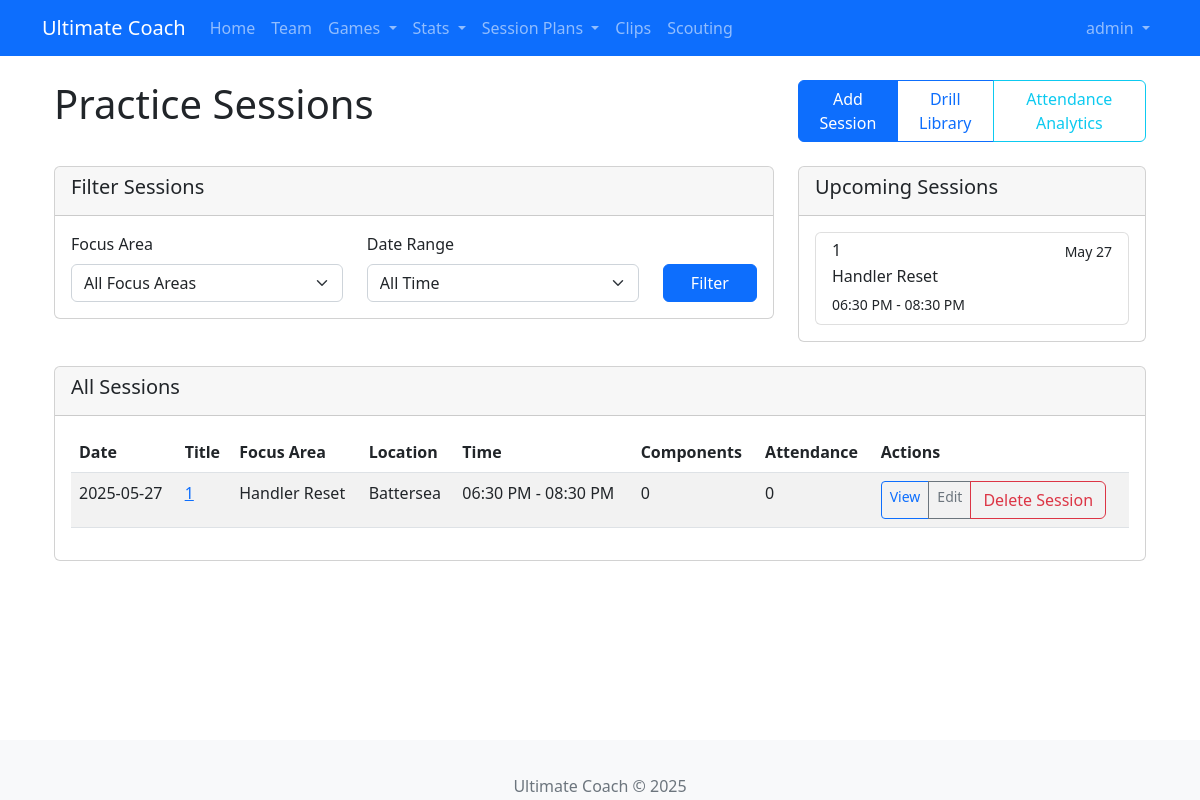
The app's page /sessions/ (signed in) with its own data.
### app/models/user.py (models this page shows, shortened)
class User(UserMixin, db.Model):
    id = db.Column(db.Integer, primary_key=True)
    username = db.Column(db.String(64), unique=True, nullable=False)
    email = db.Column(db.String(120), unique=True, nullable=False)
    password_hash = db.Column(db.String(128))
    role = db.Column(db.String(20), default='user')  # Add this line
    is_admin = db.Column(db.Boolean, default=False)
    created_at = db.Column(db.DateTime, default=datetime.utcnow)
    created_drills = db.relationship('SavedDrill', backref='creator', lazy='dynamic')
    player_profile = db.relationship('Player', back_populates='user_account', uselist=False)

### app/models/session.py (models this page shows, shortened)
class SessionPlan(db.Model):
    id = db.Column(db.Integer, primary_key=True)
    title = db.Column(db.String(100), nullable=False)
    date = db.Column(db.Date, nullable=True)
    start_time = db.Column(db.Time, nullable=True)
    end_time = db.Column(db.Time, nullable=True)
    location = db.Column(db.String(100), nullable=True)
    focus_area = db.Column(db.String(100), nullable=True)
    notes = db.Column(db.Text, nullable=True)
    is_recurring = db.Column(db.Boolean, default=False)
    recurrence_pattern = db.Column(db.String(20), nullable=True)
    created_at = db.Column(db.DateTime, default=datetime.utcnow)
    updated_at = db.Column(db.DateTime, default=datetime.utcnow, onupdate=datetime.utcnow)
    components = db.relationship('SessionComponent', back_populates='session',
                               lazy='dynamic', cascade='all, delete-orphan')
    attendances = db.relationship('Attendance', back_populates='session',
                                lazy='dynamic', cascade='all, delete-orphan')
    rsvps = db.relationship('SessionRSVP', back_populates='session',
                           lazy='dynamic', cascade='all, delete-orphan')
    @property
    def component_count(self):
        return self.components.count()
    @property
    def attendance_count(self):
        return self.attendances.count()
    @property
    def formatted_time(self):
        if self.start_time and self.end_time:
            return f"{self.start_time.strftime('%I:%M %p')} - {self.end_time.strftime('%I:%M %p')}"
        return 'No time set'

### app/routes/session.py (the view, shortened to what this page needs)
@bp.route('/')
@login_required
def index():
    form = SessionFilterForm()
    focus_area = request.args.get('focus_area', '')
    date_range = request.args.get('date_range', 'all')
    if focus_area:
        form.focus_area.data = focus_area
    if date_range:
        form.date_range.data = date_range
    query = SessionPlan.query
    if focus_area:
        query = query.filter(SessionPlan.focus_area == focus_area)
    sessions = query.order_by(SessionPlan.date.desc()).all()
    upcoming_sessions = SessionPlan.query.filter(
        SessionPlan.date >= datetime.now().date()
    ).order_by(SessionPlan.date).limit(5).all()
    return render_template(
        'session/index.html',
        sessions=sessions,
        upcoming_sessions=upcoming_sessions,
        form=form
    )

### app/forms/session.py
class SessionFilterForm(FlaskForm):
    focus_area = SelectField('Focus Area', validators=[Optional()])
    date_range = SelectField('Date Range', choices=[
        ('all', 'All Time'),
        ('past_week', 'Past Week'),
        ('past_month', 'Past Month'),
        ('past_year', 'Past Year')
    ], validators=[Optional()])
    submit = SubmitField('Filter')
    def __init__(self, *args, **kwargs):
        super(SessionFilterForm, self).__init__(*args, **kwargs)
        from app.models.session import SessionPlan
        focus_areas = db.session.query(SessionPlan.focus_area).distinct().all()
        self.focus_area.choices = [('', 'All Focus Areas')] + \
                                [(fa[0], fa[0]) for fa in focus_areas if fa[0]]

### app/models/user.py (called while the page is built)
@login.user_loader
def load_user(id):
    return User.query.get(int(id))

### app/routes/session.py (called while the page is built)
@bp.before_request
def before_request():
    if 'static' in request.path:
        current_app.logger.debug(f"Static file request: {request.path}")

### app/templates/session/index.html (shortened to what this page needs)
{% extends "base.html" %}
{% block content %}
<div class="container">
    <div class="row mb-4">
        <div class="col-md-8">
            <h1>Practice Sessions</h1>
        </div>
        <div class="col-md-4 text-end">
            <div class="btn-group">
                <a href="{{ url_for('session.add_session') }}" class="btn btn-primary">Add Session</a>
                <a href="{{ url_for('session.drills') }}" class="btn btn-outline-primary">Drill Library</a>
                <a href="{{ url_for('session.attendance_analytics') }}" class="btn btn-outline-info">Attendance Analytics</a>
            </div>
        </div>
    </div>
    <div class="row mb-4">
        <div class="col-md-8">
            <div class="card">
                <div class="card-header">
                    <h5>Filter Sessions</h5>
                </div>
                <div class="card-body">
                    <form method="get" action="{{ url_for('session.index') }}">
                        <div class="row">
                            <div class="col-md-5">
                                {{ form.focus_area.label(class="form-label") }}
                                {{ form.focus_area(class="form-select") }}
                            </div>
                            <div class="col-md-5">
                                {{ form.date_range.label(class="form-label") }}
                                {{ form.date_range(class="form-select") }}
                            </div>
                            <div class="col-md-2">
                                <label class="form-label">&nbsp;</label>
                                <button type="submit" class="btn btn-primary w-100">Filter</button>
                            </div>
                        </div>
                    </form>
                </div>
            </div>
        </div>
        <div class="col-md-4">
            <div class="card">
                <div class="card-header">
                    <h5>Upcoming Sessions</h5>
                </div>
                <div class="card-body">
                    {% if upcoming_sessions %}
                    <div class="list-group">
                        {% for session in upcoming_sessions %}
                        <a href="{{ url_for('session.detail', session_id=session.id) }}" class="list-group-item list-group-item-action">
                            <div class="d-flex w-100 justify-content-between">
                                <h6 class="mb-1">{{ session.title }}</h6>
                                <small>{{ session.date.strftime('%b %d') }}</small>
                            </div>
                            <p class="mb-1">{{ session.focus_area }}</p>
                            <small>{{ session.formatted_time }}</small>
                        </a>
                        {% endfor %}
                    </div>
                    {% else %}
                    <p class="text-center">No upcoming sessions scheduled.</p>
                    {% endif %}
                </div>
            </div>
        </div>
    </div>
    <div class="row">
        <div class="col-12">
            <div class="card">
                <div class="card-header">
                    <h5>All Sessions</h5>
                </div>
                <div class="card-body">
                    {% if sessions %}
                    <div class="table-responsive">
                        <table class="table table-striped">
                            <thead>
                                <tr>
                                    <th>Date</th>
                                    <th>Title</th>
                                    <th>Focus Area</th>
                                    <th>Location</th>
                                    <th>Time</th>
                                    <th>Components</th>
                                    <th>Attendance</th>
                                    <th>Actions</th>
                                </tr>
                            </thead>
                            <tbody>
                                {% for session in sessions %}
                                <tr>
                                    <td>{{ session.date.strftime('%Y-%m-%d') if session.date else 'No date' }}</td>
                                    <td>
                                        <a href="{{ url_for('session.detail', session_id=session.id) }}">
                                            {{ session.title }}
                                        </a>
                                    </td>
                                    <td>{{ session.focus_area }}</td>
                                    <td>{{ session.location }}</td>
                                    <td>{{ session.formatted_time }}</td>
                                    <td>{{ session.component_count }}</td>
                                    <td>{{ session.attendance_count }}</td>
                                    <td>
                                        <div class="btn-group">
                                            <a href="{{ url_for('session.detail', session_id=session.id) }}" class="btn btn-sm btn-outline-primary">View</a>
                                            <a href="{{ url_for('session.edit_session', session_id=session.id) }}" class="btn btn-sm btn-outline-secondary">Edit</a>
                                            <button onclick="deleteSession({{ session.id }})" class="btn btn-outline-danger">
                                                 Delete Session
                                            </button>
                                        </div>
                                    </td>
                                </tr>
                                {% endfor %}
                            </tbody>
                        </table>
                    </div>
                    {% else %}
                    <p class="text-center">No sessions found. <a href="{{ url_for('session.add_session') }}">Add a session</a> to get started.</p>
                    {% endif %}
                </div>
            </div>
        </div>
    </div>
</div>
{% endblock %}

### app/templates/base.html (shortened to what this page needs)
<!DOCTYPE html>
<html lang="en">
<head>
    <link rel="stylesheet" href="https://cdn.jsdelivr.net/npm/bootstrap@5.2.3/dist/css/bootstrap.min.css">
    <link rel="stylesheet" href="https://cdn.jsdelivr.net/npm/bootstrap-icons@1.10.5/font/bootstrap-icons.css">
    <link rel="stylesheet" href="{{ url_for('static', filename='css/main.css') }}">
</head>
<body>
    <nav class="navbar navbar-expand-lg navbar-dark bg-primary">
        <div class="container">
            <a class="navbar-brand" href="{{ url_for('main.index') }}">Ultimate Coach</a>
            <div class="collapse navbar-collapse" id="navbarNav">
                <ul class="navbar-nav me-auto">
                    <li class="nav-item">
                        <a class="nav-link" href="{{ url_for('main.index') }}"
                           data-bs-toggle="tooltip" data-bs-placement="bottom"
                           title="Return to homepage">Home</a>
                    </li>
                    <li class="nav-item">
                        <a class="nav-link" href="{{ url_for('team.index') }}"
                           data-bs-toggle="tooltip" data-bs-placement="bottom"
                           title="Manage team roster">Team</a>
                    </li>
                    <li class="nav-item dropdown">
                        <a class="nav-link dropdown-toggle" href="#" id="gamesDropdown"
                           role="button" data-bs-toggle="dropdown" aria-expanded="false"
                           data-bs-toggle="tooltip" data-bs-placement="bottom"
                           title="Manage games and tournaments">
                            Games
                        </a>
                    </li>
                    <li class="nav-item dropdown">
                        <a class="nav-link dropdown-toggle" href="#" id="statsDropdown"
                           role="button" data-bs-toggle="dropdown" aria-expanded="false"
                           data-bs-toggle="tooltip" data-bs-placement="bottom"
                           title="View comprehensive statistics and analytics">
                            Stats
                        </a>
                    </li>
                    <li class="nav-item dropdown">
                        <a class="nav-link dropdown-toggle" href="#" role="button" data-bs-toggle="dropdown">
                            Session Plans
                        </a>
                    </li>
                    <li class="nav-item">
                        <a class="nav-link" href="{{ url_for('clip.index') }}"
                           data-bs-toggle="tooltip" data-bs-placement="bottom"
                           title="Manage video clips">Clips</a>
                    </li>
                    <li class="nav-item">
                        <a class="nav-link" href="{{ url_for('scouting.index') }}"
                           data-bs-toggle="tooltip" data-bs-placement="bottom"
                           title="View scouting reports">Scouting</a>
                    </li>
                </ul>
                {% if current_user.is_authenticated %}
                <ul class="navbar-nav">
                    <li class="nav-item dropdown">
                        <a class="nav-link dropdown-toggle" href="#" id="userDropdown"
                           role="button" data-bs-toggle="dropdown" aria-expanded="false">
                            {{ current_user.username }}
                        </a>
                    </li>
                </ul>
                {% endif %}
            </div>
        </div>
    </nav>
    <div class="container mt-4">
        {% block content %}{% endblock %}
    </div>
    <footer class="footer mt-5 py-3 bg-light">
        <div class="container text-center">
            <span class="text-muted">Ultimate Coach &copy; 2025</span>
        </div>
    </footer>
</body>
</html>

### app/static/css/main.css (style rules this page uses)
body { padding-bottom: 60px; }
.footer { position: fixed; bottom: 0; width: 100%; height: 60px; line-height: 60px; background-color: #f5f5f5; }

### records on screen
User: username "admin"
SessionPlan: title "1", date "May 27", focus_area "Handler Reset", formatted_time "06:30 PM - 08:30 PM", date "2025-05-27", location "Battersea", component_count "0", attendance_count "0"
